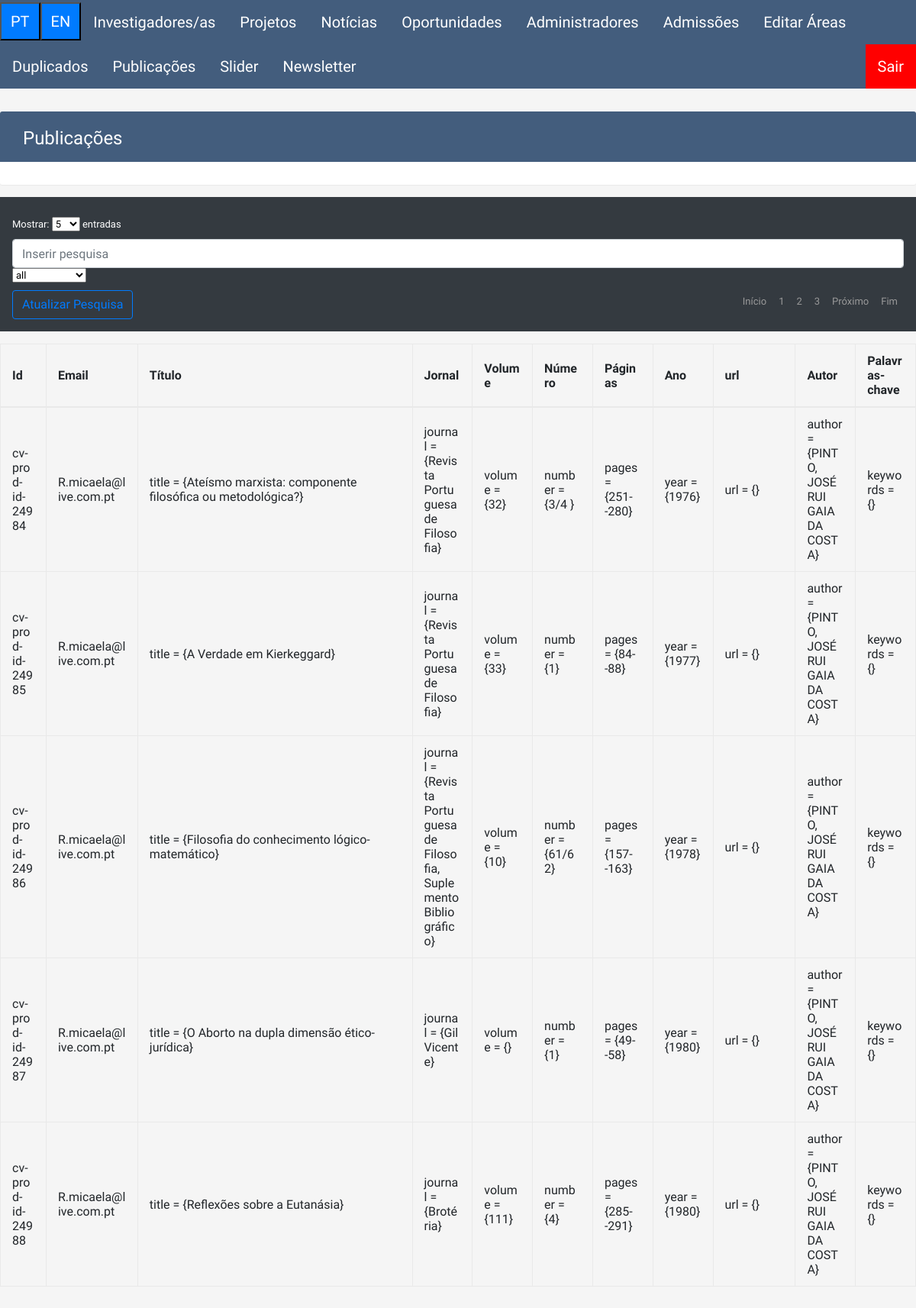
Page /backoffice/publicacoes/index.php (signed in) on the committed database.
### tables this page shows
CREATE TABLE `publicacoes` (
  `idPublicacao` varchar(50) NOT NULL,
  `dados` text NOT NULL,
  `data` date DEFAULT NULL,
  `pais` varchar(100) DEFAULT NULL,
  `cidade` varchar(100) DEFAULT NULL,
  `tipo` varchar(100) NOT NULL,
  `visivel` tinyint(1) NOT NULL,
  PRIMARY KEY (`idPublicacao`),
  KEY `publicacoes_fk_tipo` (`tipo`),
  CONSTRAINT `publicacoes_fk_tipo` FOREIGN KEY (`tipo`) REFERENCES `publicacoes_tipos` (`valor_API`)
);

CREATE TABLE `investigadores` (
  `id` int(11) NOT NULL AUTO_INCREMENT,
  `nome` varchar(100) NOT NULL,
  `email` varchar(100) NOT NULL,
  `ciencia_id` varchar(100) NOT NULL,
  `sobre` mediumtext NOT NULL,
  `sobre_en` mediumtext NOT NULL,
  `tipo` varchar(100) NOT NULL,
  `fotografia` varchar(100) NOT NULL,
  `areasdeinteresse` mediumtext NOT NULL,
  `areasdeinteresse_en` mediumtext NOT NULL,
  `orcid` varchar(255) NOT NULL,
  `scholar` varchar(255) NOT NULL,
  `research_gate` varchar(255) NOT NULL,
  `scopus_id` varchar(255) NOT NULL,
  `password` varchar(255) NOT NULL,
  `ultimologin` datetime DEFAULT NULL,
  PRIMARY KEY (`id`)
);

### backoffice/publicacoes/index.php (the view, shortened to what this page needs)
<?php
require "../config/basedados.php";
$limit = isset($_GET['limit']) ? $_GET['limit'] : 5;
$page = isset($_GET['page']) ? $_GET['page'] : 1;
$start = ($page - 1) * $limit;
$searchTerm = isset($_GET['search']) ? $_GET['search'] : '';
$searchField = isset($_GET['search_field']) ? $_GET['search_field'] : 'all';
$searchCondition = '';
$conditions = array_filter(array($searchCondition));
$whereClause = implode(" AND ", $conditions);
$whereClause = $whereClause ? "WHERE $whereClause" : "";
$sql = "SELECT idPublicacao as id, i.email as email, REGEXP_SUBSTR(dados, 'title = {(.*?)}') as title,
REGEXP_SUBSTR(dados, 'journal = {(.*?)}') as journal,
REGEXP_SUBSTR(dados, 'volume = {(.*?)}') as volume,
REGEXP_SUBSTR(dados, 'number = {(.*?)}') as pnumber,
REGEXP_SUBSTR(dados, 'pages = {(.*?)}') as pages,
REGEXP_SUBSTR(dados, 'year = {(.*?)}') as pyear,
REGEXP_SUBSTR(dados, 'url = {(.*?)}') as purl,
REGEXP_SUBSTR(dados, 'author = {(.*?)}') as author,
REGEXP_SUBSTR(dados, 'keywords = {(.*?)}') as keywords
FROM publicacoes AS p
JOIN publicacoes_investigadores AS pi2 ON p.idPublicacao = pi2.publicacao
JOIN investigadores AS i ON pi2.investigador = i.id
                $whereClause
                LIMIT $start, $limit";
$result = mysqli_query($conn, $sql);
$countQuery = "SELECT COUNT(*) AS total FROM publicacoes";
$countResult = $conn->query($countQuery);
$row = $countResult->fetch_assoc();
$total = $row['total'];
$totalPages = ceil($total / $limit);
$limitOptions = array(5, 10, 20, 50);
$pagination = '';
if ($totalPages > 1) {
  $pagination .= '<ul class="pagination">';
  $next = min($page + 1, $totalPages);
  $pagination .= '<li><a href="?limit=' . $limit . '&page=1&search=' . urlencode($searchTerm) . '&search_field=' . $searchField . '">Início</a></li>';
  for ($i = max(1, $page - 2); $i <= min($page + 2, $totalPages); $i++) {
    $pagination .= '<li><a href="?limit=' . $limit . '&page=' . $i . '&search=' . urlencode($searchTerm) . '&search_field=' . $searchField . '">' . $i . '</a></li>';
  }
  if ($page < $totalPages) {
    $pagination .= '<li><a href="?limit=' . $limit . '&page=' . $next . '&search=' . urlencode($searchTerm) . '&search_field=' . $searchField . '">Próximo</a></li>';
  }
  $pagination .= '<li><a href="?limit=' . $limit . '&page=' . $totalPages . '&search=' . urlencode($searchTerm) . '&search_field=' . $searchField . '">Fim</a></li>';
  $pagination .= '</ul>';
}
$limitDropdown = '<select name="limit">';
foreach ($limitOptions as $option) {
  $selected = ($option == $limit) ? 'selected' : '';
  $limitDropdown .= '<option value="' . $option . '" ' . $selected . '>' . $option . '</option>';
}
$limitDropdown .= '</select>';
$searchFields = array('all', 'idPublicacao', 'dados');
$searchFieldDropdown = '<select name="search_field">';
foreach ($searchFields as $field) {
  $selected = ($field == $searchField) ? 'selected' : '';
  $searchFieldDropdown .= '<option value="' . $field . '" ' . $selected . '>' . $field . '</option>';
}
$searchFieldDropdown .= '</select>';
?>
<link rel="stylesheet" href="https://stackpath.bootstrapcdn.com/bootstrap/4.5.0/css/bootstrap.min.css">
<link rel="stylesheet" href="https://maxcdn.bootstrapcdn.com/font-awesome/4.7.0/css/font-awesome.min.css">
<div class="container-xxl">
  <div class="container-xxl">
    <div class="table-responsive">
      <div class="table-wrapper">
        <div class="table-title">
          <div class="row">
            <div class="col-sm-6">
              <h2 data-translation='publications-title'>Publicações</h2>
            </div>
          </div>
        </div>
      </div>
      <form action="" method="get">
        <div class="container-xxl p-3 my-3 bg-dark text-white" style="padding:10px">
          <div style="padding-top:10px">
            Mostrar: <?php echo $limitDropdown; ?> entradas
          </div>
          <div style="padding-top:10px">
            <input class="form-control form-control" type="text" name="search" value="<?php echo $searchTerm; ?>" placeholder="Inserir pesquisa">
            <?php echo $searchFieldDropdown; ?>
          </div>
          <div style="padding-top:10px">
            <button type="submit" class="btn btn-outline-primary" data-translation='publications-button-update-search'>Atualizar Pesquisa</button>
            <?php echo $pagination; ?>
          </div>
      </form>
    </div>
    <table id="resizeMe" class="table" style="width:100%; table-layout:fixed; word-wrap:break-word;" class="table table-striped table-hover">
      <thead>
        <tr style="width:100%">
          <th style="width:5%">Id</th>
          <th style="width:10%">Email</th>
          <th style="width:30%" data-translation='publications-table-title'>Title</th>
          <th data-translation='publications-table-journal'>Journal</th>
          <th >Volume</th>
          <th data-translation='publications-table-number'>Number</th>
          <th data-translation='publications-table-pages'>Pages</th>
          <th data-translation='publications-table-year'>Year</th>
          <th style="width:9%">url</th>
          <th data-translation='publications-table-author'>Author</th>
          <th data-translation='publications-table-keywords'>Keywords</th>
        </tr>
      </thead>
      <tbody>
        <?php
        if (mysqli_num_rows($result) > 0) {
          while ($row = mysqli_fetch_assoc($result)) {
            echo "<tr>";
            echo "<td>" . $row["id"] . "</td>";
            echo "<td>" . $row["email"] . "</td>";
            echo "<td>" . $row["title"] . "</td>";
            echo "<td>" . $row["journal"] . "</td>";
            echo "<td>" . $row["volume"] . "</td>";
            echo "<td>" . $row["pnumber"] . "</td>";
            echo "<td>" . $row["pages"] . "</td>";
            echo "<td>" . $row["pyear"] . "</td>";
            echo "<td>" . $row["purl"] . "</td>";
            echo "<td>" . $row["author"] . "</td>";
            echo "<td>" . $row["keywords"] . "</td>";
            echo "</tr>";
          }
        }
        ?>
      </tbody>
    </table>
  </div>
</div>

### rows in the picture
publicacoes: idPublicacao "cv-prod-id-24984", investigadores.email "R.micaela@live.com.pt", title "title = {Ateísmo marxista: componente filosófica ou metodológica?}", journal "journal = {Revista Portuguesa de Filosofia}", volume "volume = {32}", pnumber "number = {3/4 }", pages "pages = {251--280}", pyear "year = {1976}", purl "url = {}", author "author = {PINTO, JOSÉ RUI GAIA DA COSTA}", keywords "keywords = {}"
publicacoes: idPublicacao "cv-prod-id-24985", investigadores.email "R.micaela@live.com.pt", title "title = {A Verdade em Kierkeggard}", journal "journal = {Revista Portuguesa de Filosofia}", volume "volume = {33}", pnumber "number = {1}", pages "pages = {84--88}", pyear "year = {1977}", purl "url = {}", author "author = {PINTO, JOSÉ RUI GAIA DA COSTA}", keywords "keywords = {}"
publicacoes: idPublicacao "cv-prod-id-24986", investigadores.email "R.micaela@live.com.pt", title "title = {Filosofia do conhecimento lógico-matemático}", journal "journal = {Revista Portuguesa de Filosofia, Suplemento Bibliográfico}", volume "volume = {10}", pnumber "number = {61/62}", pages "pages = {157--163}", pyear "year = {1978}", purl "url = {}", author "author = {PINTO, JOSÉ RUI GAIA DA COSTA}", keywords "keywords = {}"
publicacoes: idPublicacao "cv-prod-id-24987", investigadores.email "R.micaela@live.com.pt", title "title = {O Aborto na dupla dimensão ético-jurídica}", journal "journal = {Gil Vicente}", volume "volume = {}", pnumber "number = {1}", pages "pages = {49--58}", pyear "year = {1980}", purl "url = {}", author "author = {PINTO, JOSÉ RUI GAIA DA COSTA}", keywords "keywords = {}"
publicacoes: idPublicacao "cv-prod-id-24988", investigadores.email "R.micaela@live.com.pt", title "title = {Reflexões sobre a Eutanásia}", journal "journal = {Brotéria}", volume "volume = {111}", pnumber "number = {4}", pages "pages = {285--291}", pyear "year = {1980}", purl "url = {}", author "author = {PINTO, JOSÉ RUI GAIA DA COSTA}", keywords "keywords = {}"

### other values in the picture
form field limit "5"
form field search_field "all"
